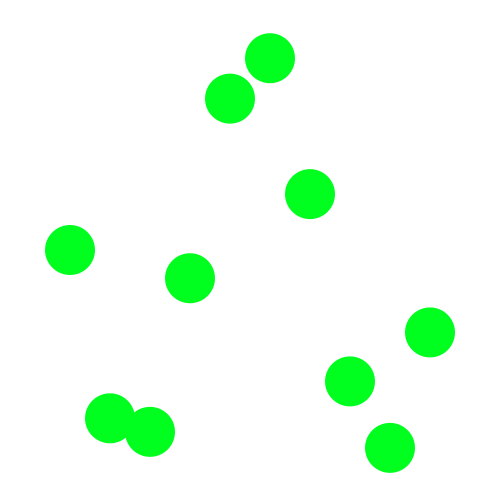
Frame 1 (no input)
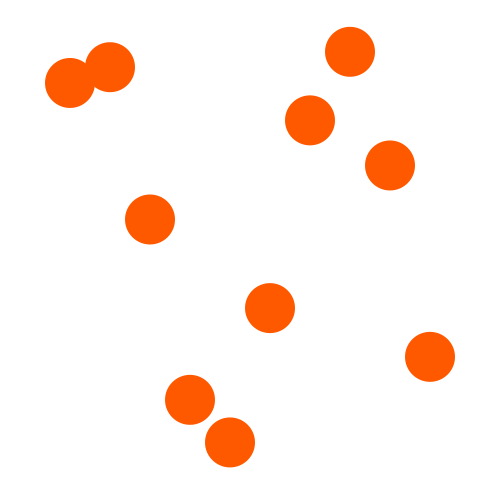
Frame 60 (the mouse pressed at the canvas centre just before this capture)
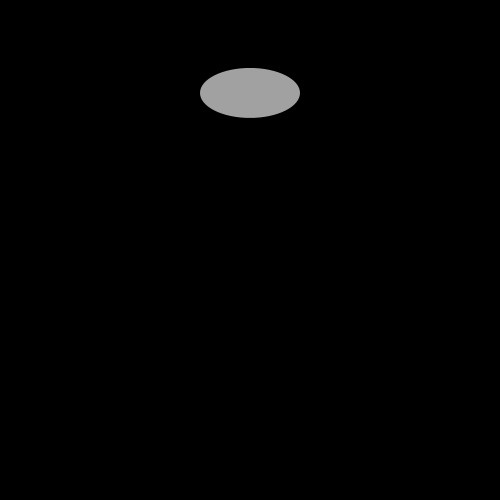
Frame 120 (the mouse held since frame 60 and released just before this capture)

The Processing sketch that drew these frames (run headless with seeded random() and noise(); from frame 60 on, the mouse is pressed at the canvas centre):

// Processing sketch: processing_144831
// ── processing_144831.pde

float index =0.0;
void setup ()
{
  size (500,500);
  colorMode (HSB, 360,100,100);
  
  smooth();


  
}

void draw ()
{
 
   float t = map (sin(index),-1,1,255,0);
  float g = map (sin(index),-1,1,0,255);
  float m =millis();

  
  if (mousePressed == true)
  {
    
    background (0);
    translate(width/2, height/2);
    translate (0, sin(index)*200);
    fill (t); 
    ellipse (0,0,100,50);
    
    index +=0.02;
  }
  
  else {
    
    background(360);
   
 
  translate(70, 250);
   
  for (int i=0; i<10; i++)
  {
    pushMatrix();
    translate(i*40, sin(index+i)*200);
    noStroke();
    fill(g, 100, 100);
    ellipse(0, 0, 50, 50);
    popMatrix();
    
  }
    index +=0.07;
  }
  
  

}
